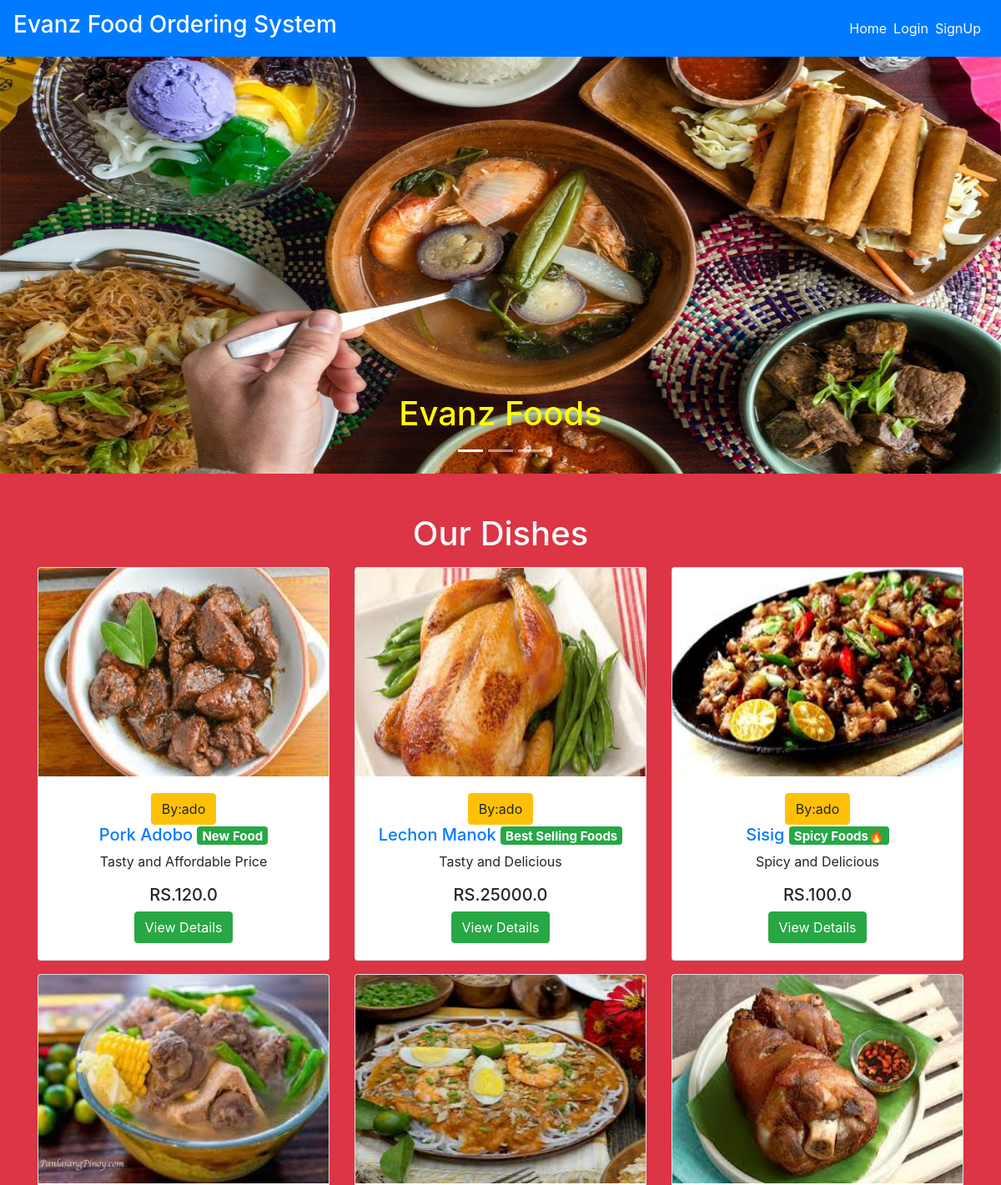
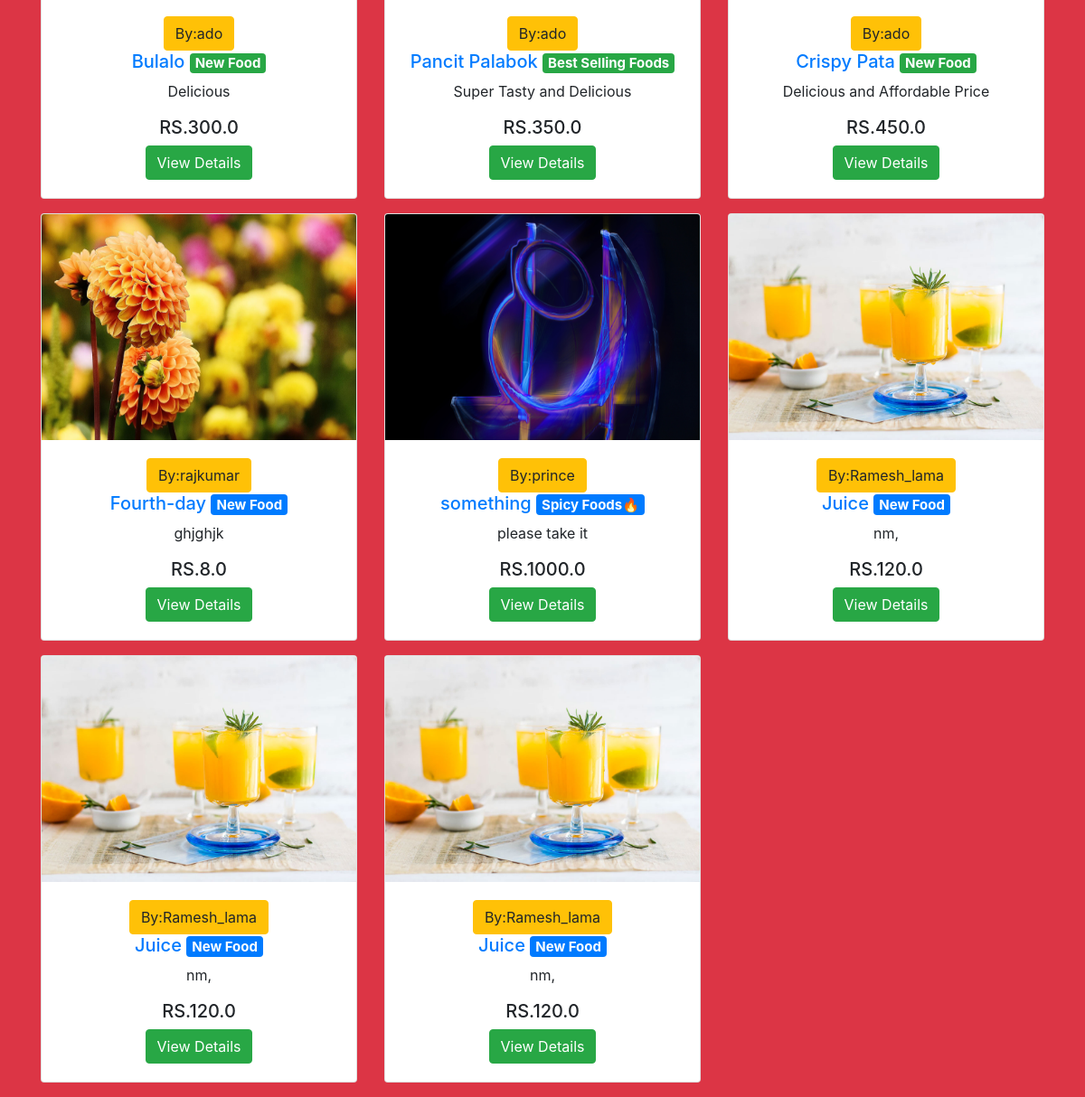
The page / on the database its author committed (2 pictures, top to bottom).
### main/models.py (models this page shows, shortened)
class Item(models.Model):
    LABELS = (
        ('Best Selling Foods', 'Best Selling Foods'),
        ('New Food', 'New Food'),
        ('Spicy Foods🔥', 'Spicy Foods🔥'),
    )
    LABEL_COLOUR = (
        ('danger', 'danger'),
        ('success', 'success'),
        ('primary', 'primary'),
        ('info', 'info'),
        ('warning', 'warning'),
    )
    title = models.CharField(max_length=150)
    description = models.CharField(max_length=250,blank=True)
    price = models.FloatField()
    pieces = models.IntegerField(default=6)
    instructions = models.CharField(max_length=250,default="Available")
    image = models.ImageField(default='default.png', upload_to='images/')
    labels = models.CharField(max_length=25, choices=LABELS, blank=True)
    label_colour = models.CharField(max_length=15, choices=LABEL_COLOUR, blank=True)
    slug = models.SlugField(default="foods")
    created_by = models.ForeignKey(User, on_delete=models.CASCADE)

### main/views.py (the view)
# urls.py: path('', MenuListView.as_view(), name='home'),
class MenuListView(ListView):
    model = Item
    template_name = 'main/home.html'
    context_object_name = 'menu_items'

### main/templates/main/home.html (shortened to what this page needs)
{% extends "main/layout.html" %}
{% block content %}
  <div class="home bg-danger">
    <div id="carouselExampleCaptions" class="carousel slide mb-5" data-ride="carousel" style="height: 500px;">
        <ol class="carousel-indicators">
          <li data-target="#carouselExampleCaptions" data-slide-to="0" class="active"></li>
          <li data-target="#carouselExampleCaptions" data-slide-to="1"></li>
          <li data-target="#carouselExampleCaptions" data-slide-to="2"></li>
        </ol>
        <div class="carousel-inner">
          <div class="carousel-item active">
            <img src="../media/garantisado.jpg" class="d-block w-100" alt="sushi1" height="500px">
            <div class="carousel-caption d-none d-md-block text-dark">
              <h1 style="color: yellow">Evanz Foods</h1>
            </div>
          </div>
        </div>
        <a class="carousel-control-prev" href="#carouselExampleCaptions" role="button" data-slide="prev">
          <span class="carousel-control-prev-icon" aria-hidden="true"></span>
        </a>
        <a class="carousel-control-next" href="#carouselExampleCaptions" role="button" data-slide="next">
          <span class="carousel-control-next-icon" aria-hidden="true"></span>
        </a>
    </div>
    <div class="container">
      <h1 class="text-center text-light mb-3">Our Dishes</h1>
      <div class="row">
        {% for item in menu_items %}
            <div class="col-sm-4">
                <div class="card mb-3" style="height: fit-content; overflow: auto;">
                  <img src="{{ item.image.url }}" style="height: 250px;">
                    <div class="card-body text-center">
                      <button class="btn btn-warning">By:{{ item.created_by }}</button>
                      <h5 class="text-center"><a href="{% url 'main:dishes' item.slug %}">{{ item.title }} </a><span class="badge badge-{{ item.label_colour }}">{{ item.labels }}</span></h5>
                      <p class="text-center">{{ item.description }}</p>
                      <h5 class="text-center">RS.{{ item.price }}</h5>
                      <a href="{% url 'main:dishes' item.slug %}" class="btn btn-success">View Details</a>
                    </div>
                </div>
            </div>
        {% endfor %}
      </div>
    </div>
  </div>
{% endblock content %}

### main/templates/main/layout.html (shortened to what this page needs)
{% load get_group %}
{% load static %}
<!DOCTYPE html>
<html lang="en">
<head>
    <link rel="stylesheet" href="https://maxcdn.bootstrapcdn.com/bootstrap/4.0.0/css/bootstrap.min.css">
    <link rel="stylesheet" type="text/css" href="{% static 'main/styles.css' %}">
</head>
<body>
    <nav class="navbar navbar-expand-lg navbar-dark bg-primary">
        <a class="navbar-brand" href="/"><h3>Evanz Food Ordering System</h3></a>
        <div class="collapse navbar-collapse" id="navbarNav">
            <ul class="navbar-nav ml-auto">
                    <li><a href="{% url 'main:home' %}" class="mr-2 text-light">Home</a></li>
                {% if user.is_authenticated %}
                    {% if request.user|has_group:"admin_owner" %}
                        <li><a href="{% url 'main:admin_dashboard' %}" class="mr-2 text-light">DashBoard</a></li>
                        <li>
                            <form class="logout-link" action="{% url 'accounts:logout' %}" method="post">
                                {% csrf_token %}
                                <button type="submit" class="mr-2">Logout</button>
                            </form>
                        </li>
                    {% else %}
                        <li><a href="{% url 'main:cart' %}" class="mr-2 text-light">My Cart🛒</a></li>
                        <li><a href="{% url 'main:order_details' %}" class="mr-2 text-light">Your Orders</a></li>
                        <li>
                            <form class="logout-link" action="{% url 'accounts:logout' %}" method="post">
                                {% csrf_token %}
                                <button type="submit" class="mr-2">Logout</button>
                            </form>
                        </li>
                    {% endif %}
                {% else %}
                    <li><a href="{% url 'accounts:login' %}" class="mr-2 text-light">Login</a></li>
                    <li><a href="{% url 'accounts:signup' %}" class="mr-2 text-light">SignUp</a></li>
                {% endif %}
            </ul>
        </div>
    </nav>
    <main role="main">
        {% block content %}{% endblock %}
    </main>

### rows shown on the page
Item: image (picture), created_by "ado", title "Pork Adobo", labels "New Food", description "Tasty and Affordable Price", price "120.0"
Item: image (picture), created_by "ado", title "Lechon Manok", labels "Best Selling Foods", description "Tasty and Delicious", price "25000.0"
Item: image (picture), created_by "ado", title "Sisig", labels "Spicy Foods🔥", description "Spicy and Delicious", price "100.0"
Item: image (picture), created_by "ado", title "Bulalo", labels "New Food", description "Delicious", price "300.0"
Item: image (picture), created_by "ado", title "Pancit Palabok", labels "Best Selling Foods", description "Super Tasty and Delicious", price "350.0"
Item: image (picture), created_by "ado", title "Crispy Pata", labels "New Food", description "Delicious and Affordable Price", price "450.0"
Item: image (picture), created_by "rajkumar", title "Fourth-day", labels "New Food", description "ghjghjk", price "8.0"
Item: image (picture), created_by "prince", title "something", labels "Spicy Foods🔥", description "please take it", price "1000.0"
Item: image (picture), created_by "Ramesh_lama", title "Juice", labels "New Food", description "nm,", price "120.0"
Item: image (picture), created_by "Ramesh_lama", title "Juice", labels "New Food", description "nm,", price "120.0"
Item: image (picture), created_by "Ramesh_lama", title "Juice", labels "New Food", description "nm,", price "120.0"
